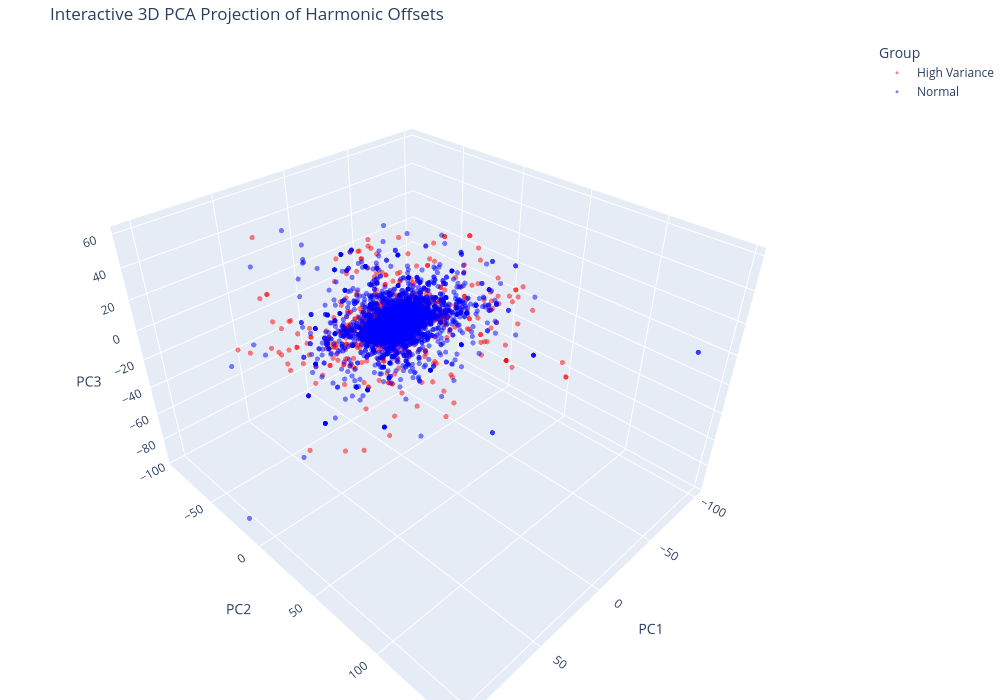

The notebook cell this image was saved under:
### Code cell
import plotly.express as px
from sklearn.decomposition import PCA
import numpy as np
import pandas as pd


HIGH_LABEL = "High Variance"
NORM_LABEL = "Normal"

# 3D PCA 
feat_cols = [f"Delta_n{i}_Hz" for i in range(1, 7)]
features = balanced_df[feat_cols].dropna().values

pca3d = PCA(n_components=3)
X_pca_3d = pca3d.fit_transform(features)

#  Boolean type to text
is_high = balanced_df["speakerID"].isin(high_speakers).values
group_vals = np.where(is_high, HIGH_LABEL, NORM_LABEL)

pca_df = pd.DataFrame(X_pca_3d, columns=["PC1", "PC2", "PC3"])
pca_df["SpeakerID"] = balanced_df["speakerID"].astype(str).values
pca_df["Group"] = pd.Series(group_vals).astype(str).str.strip()


print("Group counts:\n", pca_df["Group"].value_counts(dropna=False))


color_map = {HIGH_LABEL: "red", NORM_LABEL: "blue"}
category_order = { "Group": [HIGH_LABEL, NORM_LABEL] }

fig = px.scatter_3d(
    pca_df,
    x="PC1", y="PC2", z="PC3",
    color="Group",
    category_orders=category_order,        
    color_discrete_map=color_map,          
    hover_data=["SpeakerID"],
    opacity=0.5
)


fig.update_traces(marker=dict(size=3))
fig.update_layout(
    scene=dict(xaxis_title="PC1", yaxis_title="PC2", zaxis_title="PC3"),
    title="Interactive 3D PCA Projection of Harmonic Offsets",
    width=1000, height=700, margin=dict(l=0, r=0, b=0, t=40)
)
fig.show()

### Figure 1 — Plotly figure (JSON) as saved in the notebook; plotly's stock layout.template omitted (floating-point values rounded to 4 significant figures; data arrays with more than 128 entries replaced by an {"elided": "..."} marker saying what was removed)
{"data": [{"customdata": {"elided": "1210x1 str values"}, "hovertemplate": "Group=High Variance<br>PC1=%{x}<br>PC2=%{y}<br>PC3=%{z}<br>SpeakerID=%{customdata[0]}<extra></extra>", "legendgroup": "High Variance", "marker": {"color": "red", "opacity": 0.5, "size": 3, "symbol": "circle"}, "mode": "markers", "name": "High Variance", "scene": "scene", "showlegend": true, "type": "scatter3d", "x": {"elided": "1210 float values"}, "y": {"elided": "1210 float values"}, "z": {"elided": "1210 float values"}}, {"customdata": {"elided": "9996x1 str values"}, "hovertemplate": "Group=Normal<br>PC1=%{x}<br>PC2=%{y}<br>PC3=%{z}<br>SpeakerID=%{customdata[0]}<extra></extra>", "legendgroup": "Normal", "marker": {"color": "blue", "opacity": 0.5, "size": 3, "symbol": "circle"}, "mode": "markers", "name": "Normal", "scene": "scene", "showlegend": true, "type": "scatter3d", "x": {"elided": "9996 float values"}, "y": {"elided": "9996 float values"}, "z": {"elided": "9996 float values"}}], "layout": {"height": 700, "legend": {"title": {"text": "Group"}, "tracegroupgap": 0}, "margin": {"b": 0, "l": 0, "r": 0, "t": 40}, "scene": {"domain": {"x": [0, 1], "y": [0, 1]}, "xaxis": {"title": {"text": "PC1"}}, "yaxis": {"title": {"text": "PC2"}}, "zaxis": {"title": {"text": "PC3"}}}, "title": {"text": "Interactive 3D PCA Projection of Harmonic Offsets"}, "width": 1000}}
